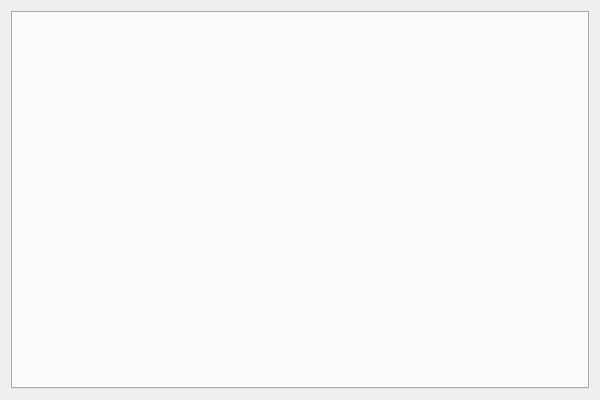
<?xml version="1.0" encoding="UTF-8"?>
<ui version="4.0">
 <class>EditorsTabViewClass</class>
 <widget class="QWidget" name="EditorsTabViewClass">
  <property name="geometry">
   <rect>
    <x>0</x>
    <y>0</y>
    <width>600</width>
    <height>400</height>
   </rect>
  </property>
  <property name="windowTitle">
   <string>EditorsTabView</string>
  </property>
  <layout class="QHBoxLayout" name="horizontalLayout">
   <item>
    <widget class="QTabWidget" name="tabWidget"/>
   </item>
  </layout>
 </widget>
 <layoutdefault spacing="6" margin="11"/>
 <resources/>
 <connections/>
</ui>
